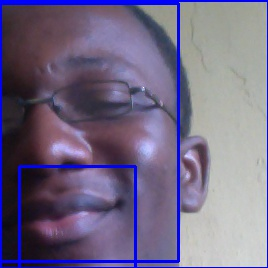
#> input picture Dataset/user3.jpg, 268 x 268 px, given in place of the camera
$ python main.py
#> lines starting #> are read from the running program, lines starting #| are printed output that depends on the picture
import cv2
import numpy as np
import os
from PIL import Image

faceCascade = cv2.CascadeClassifier('Cascades/haarcascade_frontalface_default.xml')
facial_recogniser = cv2.face.LBPHFaceRecognizer_create()

def init_cam():
    cap = cv2.VideoCapture(0)
    cap.set(0,4000) #width
    cap.set(1,500) #height

    while(True):
        count = 0
        ret , frame = cap.read()
#> frame is the input picture: shape (268, 268, 3); mean B, G, R 133, 105.1, 114.2
        frame = cv2.flip(frame,1) #flip camera vertically
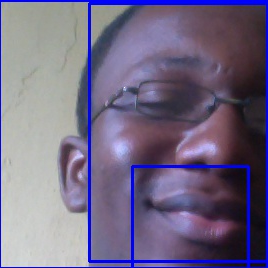
#> frame: shape (268, 268, 3); mean B, G, R 133, 105.1, 114.2
        gray = cv2.cvtColor(frame, cv2.COLOR_BGR2GRAY)
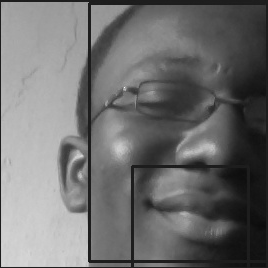
#> gray: shape (268, 268); min 12, max 249, mean 111

        faces = faceCascade.detectMultiScale(
            gray,
            # scaleFactor=1.4,
            minNeighbors=5,
            minSize=(100,100)
        )
#> faces = ()

        # print("Number of faces ",len(faces))
        for (x,y,w,h) in faces:
            cv2.rectangle(frame, (x,y), (x+w,y+h),(255,0,0),2)
            count += 1
            roi_color = frame[y:y+h, x:x+w]
            # Save faces
            filepath = 'Dataset/user'+str(count)+'.jpg'
            cv2.imwrite(filepath,roi_color)
#> this loop made 0 passes
#> after the loop, count = 0

        cv2.imshow('Attendance Management System', frame)
        k = cv2.waitKey(30) & 0xff
#> (key Esc is pressed here)
        if k == 27: #ESC Key
            break;

    cap.release()
    cv2.destroyAllWindows()


# [71 lines left out: functions get_and_format_images, train_machine, facial_detection, not called in this run]


init_cam()

$ run again, on Dataset/user4.jpg
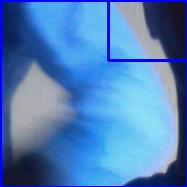
#> input picture Dataset/user4.jpg, 187 x 187 px, given in place of the camera
#> in init_cam, frame is the input picture: shape (187, 187, 3); mean B, G, R 184.9, 126.8, 79.1
#> in init_cam, `frame = cv2.flip(frame,1)`:
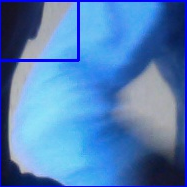
#> frame: shape (187, 187, 3); mean B, G, R 184.9, 126.8, 79.1
#> in init_cam, `gray = cv2.cvtColor(frame, cv2.COLOR_BGR2GRAY)`:
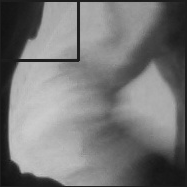
#> gray: shape (187, 187); min 15, max 204, mean 119.2
#> faces = ()
#> after the loop in init_cam, `for (x,y,w,h) in faces:`: count = 0

$ run again, on Dataset/user5.jpg
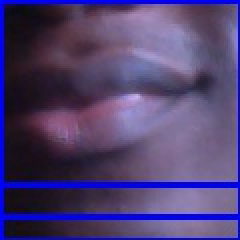
#> input picture Dataset/user5.jpg, 120 x 120 px, given in place of the camera (shown 2 times larger)
#> in init_cam, frame is the input picture: shape (120, 120, 3); mean B, G, R 114.1, 64.7, 79.3
#> in init_cam, `frame = cv2.flip(frame,1)`:
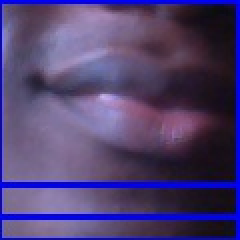
#> frame: shape (120, 120, 3) (shown 2 times larger); mean B, G, R 114.1, 64.7, 79.3
#> in init_cam, `gray = cv2.cvtColor(frame, cv2.COLOR_BGR2GRAY)`:
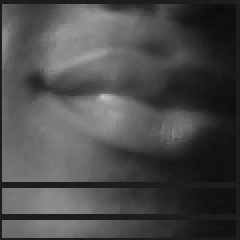
#> gray: shape (120, 120) (shown 2 times larger); min 11, max 194, mean 74.7
#> faces = ()
#> after the loop in init_cam, `for (x,y,w,h) in faces:`: count = 0
